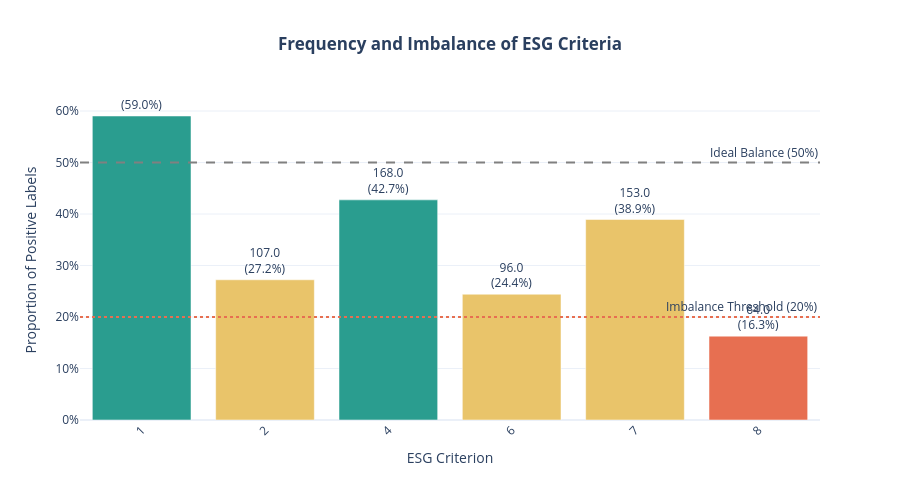

The code cell stored with this chart in its notebook:
### Markdown cell above
#### **3.1. Label Frequency and Imbalance**

First, let's analyze the prevalence of each of the 6 ML-driven ESG criteria across the entire dataset of 393 documents. This will reveal which criteria are common and which are rare, highlighting the primary challenge of class imbalance.

### Code cell
# --- Calculate label frequencies and proportions at the document level ---
doc_labels_df = doc_level_labels_df.drop(columns=['split']) # Use df from previous step
label_frequencies = doc_labels_df.sum()
label_proportions = doc_labels_df.mean()
total_docs = len(doc_labels_df)

# --- Create a color-coded bar chart ---
def get_bar_color(proportion):
    if proportion > 0.4: return '#2a9d8f'  # Well-balanced
    if proportion > 0.2: return '#e9c46a'  # Moderate imbalance
    return '#e76f51'  # Severe imbalance

colors = [get_bar_color(p) for p in label_proportions]

fig = go.Figure(go.Bar(
    x=label_proportions.index,
    y=label_proportions.values,
    text=[f'{freq}<br>({prop:.1%})' for freq, prop in zip(label_frequencies, label_proportions)],
    textposition='outside',
    marker_color=colors,
    hovertemplate='<b>%{x}</b><br>Proportion: %{y:.1%}<br>Documents: %{text.split("<br>")[0]}<extra></extra>'
))

# Add reference lines for context
fig.add_hline(y=0.5, line_dash="dash", line_color="gray", annotation_text="Ideal Balance (50%)")
fig.add_hline(y=0.2, line_dash="dot", line_color="#e76f51", annotation_text="Imbalance Threshold (20%)")

fig.update_layout(
    title_text="<b>Frequency and Imbalance of ESG Criteria</b>",
    title_x=0.5,
    xaxis_title="ESG Criterion",
    yaxis_title="Proportion of Positive Labels",
    yaxis_tickformat=".0%",
    height=500,
    xaxis_tickangle=-45
)
fig.show()

### Figure 1 — Plotly figure (JSON) as saved in the notebook; plotly's stock layout.template omitted (floating-point values rounded to 4 significant figures)
{"data": [{"hovertemplate": "<b>%{x}</b><br>Proportion: %{y:.1%}<br>Documents: %{text.split(\"<br>\")[0]}<extra></extra>", "marker": {"color": ["#2a9d8f", "#e9c46a", "#2a9d8f", "#e9c46a", "#e9c46a", "#e76f51"]}, "text": ["232.0<br>(59.0%)", "107.0<br>(27.2%)", "168.0<br>(42.7%)", "96.0<br>(24.4%)", "153.0<br>(38.9%)", "64.0<br>(16.3%)"], "textposition": "outside", "type": "bar", "x": ["1", "2", "4", "6", "7", "8"], "y": [0.5903, 0.2723, 0.4275, 0.2443, 0.3893, 0.1628]}], "layout": {"annotations": [{"showarrow": false, "text": "Ideal Balance (50%)", "x": 1, "xanchor": "right", "xref": "x domain", "y": 0.5, "yanchor": "bottom", "yref": "y"}, {"showarrow": false, "text": "Imbalance Threshold (20%)", "x": 1, "xanchor": "right", "xref": "x domain", "y": 0.2, "yanchor": "bottom", "yref": "y"}], "height": 500, "shapes": [{"line": {"color": "gray", "dash": "dash"}, "type": "line", "x0": 0, "x1": 1, "xref": "x domain", "y0": 0.5, "y1": 0.5, "yref": "y"}, {"line": {"color": "#e76f51", "dash": "dot"}, "type": "line", "x0": 0, "x1": 1, "xref": "x domain", "y0": 0.2, "y1": 0.2, "yref": "y"}], "title": {"text": "<b>Frequency and Imbalance of ESG Criteria</b>", "x": 0.5}, "xaxis": {"tickangle": -45, "title": {"text": "ESG Criterion"}}, "yaxis": {"tickformat": ".0%", "title": {"text": "Proportion of Positive Labels"}}}}
